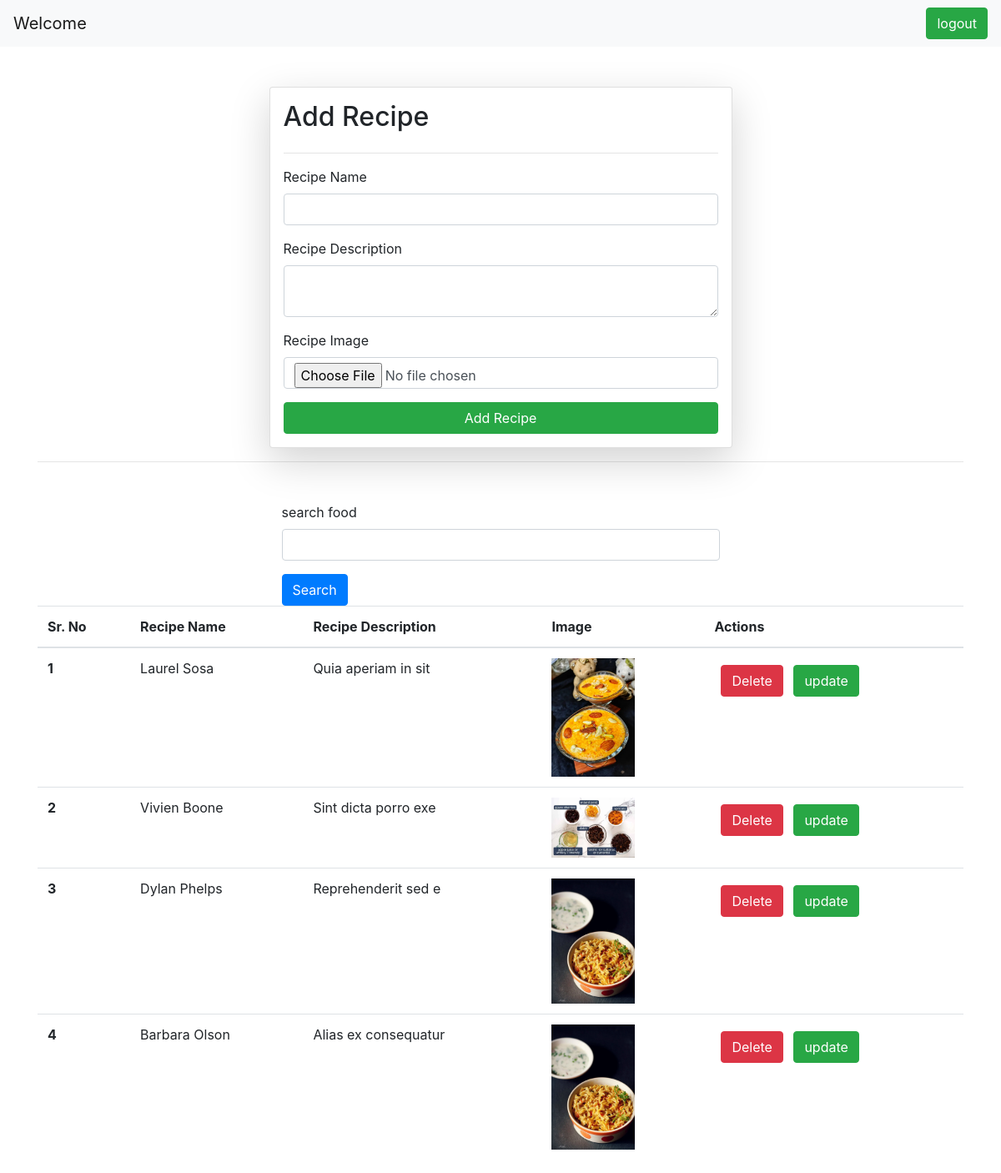
The app's page /receipes/ (signed in) with its own data.
### vege/models.py (models this page shows)
class Receipe(models.Model):
    user = models.ForeignKey(User, on_delete=models.SET_NULL, null = True,blank = True)
    receipe_name = models.CharField(max_length=100)
    receipe_desc = models.TextField()
    receipe_image = models.ImageField(upload_to='receipe')
    receipe_view_count = models.IntegerField(default=1)

### vege/views.py (the view, shortened to what this page needs)
# urls.py: path('receipes/', receipes, name='receipes'),
@login_required(login_url="/login/")
def receipes(request):
    queryset = Receipe.objects.all()
    if request.GET.get('search'):
        print(request.GET.get('search'))
        queryset = queryset.filter(receipe_name__icontains=request.GET.get('search'))
    context = {'receipes': queryset}
    return render(request, 'receipes.html', context)

### vege/templates/receipes.html (shortened to what this page needs)
{% extends "common.html" %}
{% block start %}
<div class="container mt-5">
    <form class="col-6 mx-auto card p-3 shadow-lg" method='post' enctype="multipart/form-data">
        <h2>Add Recipe</h2>
        <hr>
        <div class="mb-3">
          <label for="exampleInputEmail1" class="form-label">Recipe Name</label>
          <input name="receipe_name" required type="text" class="form-control" />
        </div>
        <div class="mb-3">
          <label for="exampleInputPassword1" class="form-label">Recipe Description</label>
          <textarea class="form-control" required name="receipe_desc"></textarea>
        </div>
        <div class="mb-3">
          <label for="exampleInputPassword1" class="form-label">Recipe Image</label>
          <input type="file" name="receipe_image" required class="form-control" />
        </div>
        <button type="submit" class="btn btn-success">Add Recipe</button>
    </form>
    <hr>
    <div class="mt-5">
      <div class="mx-auto col-6">
        <form><div class="mb-3">
        <label for="exampleInputEmail1" class="form-label">search food</label>
        <input name="search" type="text" class="form-control" />
      </div>
      <button type= "submit" class="btn btn-primary">Search</button></form>
    </div>
    </div>
    <table class="table">
        <thead>
          <tr>
            <th scope="col">Sr. No</th>
            <th scope="col">Recipe Name</th>
            <th scope="col">Recipe Description</th>
            <th scope="col">Image</th>
            <th scope="col">Actions</th>
          </tr>
        </thead>
        <tbody>
          {% for receipe in receipes %}
          <tr>
            <th scope="row">{{ forloop.counter }}</th>
            <td>{{ receipe.receipe_name }}</td>
            <td>{{ receipe.receipe_desc }}</td>
            <td><img src="{{ receipe.receipe_image.url }}" alt="Recipe Image" style="width: 100px;" /></td>
            <td>
              <a href="/delete_receipe/{{receipe.id}}" class="btn btn-danger m-2">Delete</a>
              <a href="/update_receipe/{{receipe.id}}" class="btn btn-success">update</a>
            </td>
          </tr>
          {% endfor %}
        </tbody>
    </table>
    </div>
{% endblock %}

### home/templates/common.html (shortened to what this page needs)
<!DOCTYPE html>
<html lang="en">
<head>
    <link rel="stylesheet" href="https://cdn.jsdelivr.net/npm/bootstrap@4.4.1/dist/css/bootstrap.min.css">
</head>
<body>
    <nav class="navbar navbar-light bg-light justify-content-between">
        <a class="navbar-brand">Welcome</a>
        <form class="form-inline">
            {% if request.user.is_authenticated %}
            <a href="/logout/" class = "btn btn-success" type ="submit">logout</a>
            {% else %}
            <a href="/login/" class = "btn btn-success" type ="submit">login</a>
            {% endif %}
        </form>
      </nav>
    {% block start %}
    {% endblock %}
</body>
</html>

### records on screen
Receipe: receipe_name "Laurel Sosa", receipe_desc "Quia aperiam in sit", receipe_image (picture)
Receipe: receipe_name "Vivien Boone", receipe_desc "Sint dicta porro exe", receipe_image (picture)
Receipe: receipe_name "Dylan Phelps", receipe_desc "Reprehenderit sed e", receipe_image (picture)
Receipe: receipe_name "Barbara Olson", receipe_desc "Alias ex consequatur", receipe_image (picture)
